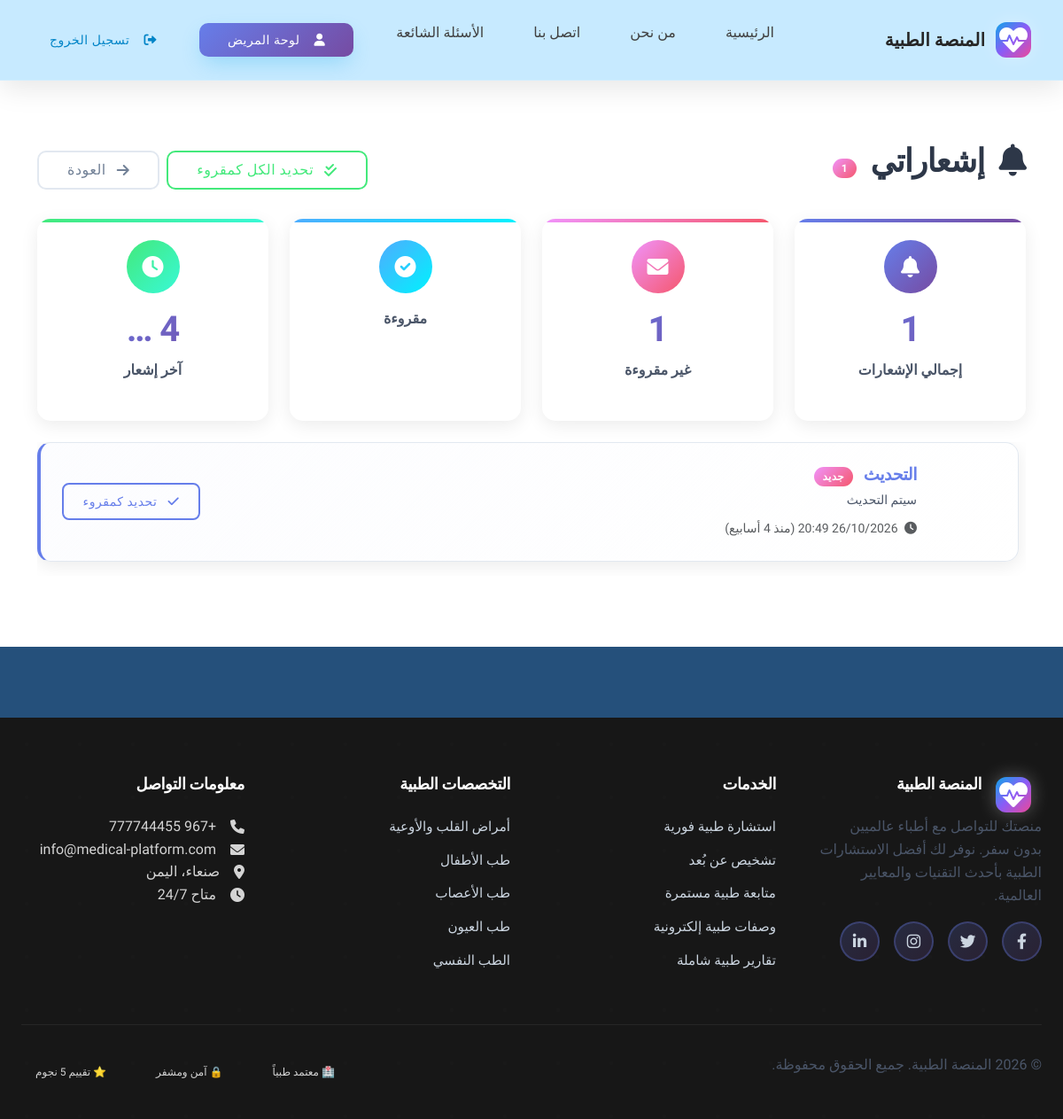
/patients/notifications/ (signed in), run on the app's committed database.
### patients/models.py (models this page shows, shortened)
class PatientNotification(models.Model):
    NOTIFICATION_TYPES = (
        ('doctor_response', 'رد طبيب'),
        ('admin', 'إشعار إداري'),
        ('doctor_message', 'رسالة من طبيب'),
        ('appointment', 'موعد'),
        ('general', 'عام'),
    )
    patient = models.ForeignKey(Patient, on_delete=models.CASCADE, related_name='notifications')
    title = models.CharField(max_length=200)
    message = models.TextField()
    notification_type = models.CharField(max_length=20, choices=NOTIFICATION_TYPES, default='general')
    is_read = models.BooleanField(default=False)
    related_case = models.ForeignKey(MedicalCase, on_delete=models.CASCADE, null=True, blank=True)
    sender_doctor = models.ForeignKey(Doctor, on_delete=models.CASCADE, null=True, blank=True)
    sender_admin = models.ForeignKey(User, on_delete=models.CASCADE, null=True, blank=True)
    created_at = models.DateTimeField(auto_now_add=True)
    updated_at = models.DateTimeField(auto_now=True)
    class Meta:
        verbose_name = 'إشعار المريض'
        verbose_name_plural = 'إشعارات المرضى'
        ordering = ['-created_at']

### patients/views.py (the view, shortened to what this page needs)
# urls.py: path('notifications/', views.NotificationsView.as_view(), name='notifications'),
class NotificationsView(PatientRequiredMixin, TemplateView):
    template_name = 'patients/notifications.html'
    def get_context_data(self, **kwargs):
        context = super().get_context_data(**kwargs)
        patient = get_object_or_404(Patient, user=self.request.user)
        notifications = PatientNotification.objects.filter(
            patient=patient
        ).order_by('-created_at')
        context['notifications'] = notifications
        context['unread_count'] = notifications.filter(is_read=False).count()
        context['patient'] = patient
        return context

### admin_panel/context_processors.py (called while the page is built, shortened)
def admin_context(request):
    context = {}
    return context

### patients/views.py (called while the page is built)
    def dispatch(self, request, *args, **kwargs):
        if not request.user.is_authenticated or request.user.user_type != 'patient':
            messages.error(request, _('يجب أن تكون مريضاً مسجلاً للوصول لهذه الصفحة.'))
            return redirect('accounts:login')
        return super().dispatch(request, *args, **kwargs)

### templates/patients/notifications.html (shortened to what this page needs)
{% extends 'base.html' %}
{% load i18n %}
{% block content %}
<div class="container py-5">
    <div class="row">
        <div class="col-12">
            <div class="d-flex justify-content-between align-items-center mb-4">
                <h2>
                    <i class="fas fa-bell me-2"></i>
                    {% trans "إشعاراتي" %}
                    {% if unread_count > 0 %}
                        <span class="badge bg-danger ms-2 pulse-animation">{{ unread_count }}</span>
                    {% endif %}
                </h2>
                <div class="d-flex gap-2">
                    {% if unread_count > 0 %}
                        <form method="post" class="d-inline">
                            <button type="submit" class="btn btn-outline-success">
                                <i class="fas fa-check-double me-1"></i>
                                {% trans "تحديد الكل كمقروء" %}
                            </button>
                        </form>
                    {% endif %}
                    <a href="{% url 'patients:dashboard' %}" class="btn btn-outline-secondary">
                        <i class="fas fa-arrow-left me-1"></i>
                        {% trans "العودة" %}
                    </a>
                </div>
            </div>
        </div>
    </div>
    {% if notifications %}
        <div class="row mb-4">
            <div class="col-md-3">
                <div class="stat-card stat-primary">
                    <div class="stat-icon">
                        <i class="fas fa-bell"></i>
                    </div>
                    <div class="stat-content">
                        <h3>{{ notifications.count }}</h3>
                        <p>{% trans "إجمالي الإشعارات" %}</p>
                    </div>
                </div>
            </div>
            <div class="col-md-3">
                <div class="stat-card stat-warning">
                    <div class="stat-icon">
                        <i class="fas fa-envelope"></i>
                    </div>
                    <div class="stat-content">
                        <h3>{{ unread_count }}</h3>
                        <p>غير مقروءة</p>
                    </div>
                </div>
            </div>
            <div class="col-md-3">
                <div class="stat-card stat-success">
                    <div class="stat-icon">
                        <i class="fas fa-check-circle"></i>
                    </div>
                    <div class="stat-content">
                        <p>مقروءة</p>
                    </div>
                </div>
            </div>
            <div class="col-md-3">
                <div class="stat-card stat-info">
                    <div class="stat-icon">
                        <i class="fas fa-clock"></i>
                    </div>
                    <div class="stat-content">
                        <h3>{{ notifications.first.created_at|timesince|truncatewords:1 }}</h3>
                        <p>آخر إشعار</p>
                    </div>
                </div>
            </div>
        </div>
    <div class="row">
        <div class="col-12">
            {% if notifications %}
                <div class="notifications-container">
                    {% for notification in notifications %}
                    <div class="card notification-card mb-3 {% if not notification.is_read %}unread{% endif %}">
                        <div class="card-body">
                            <div class="row align-items-center">
                                <div class="col-md-1 text-center">
                                    <div class="notification-icon">
                                    </div>
                                </div>
                                <div class="col-md-9">
                                    <div class="notification-content">
                                        <h6 class="notification-title mb-1">
                                            {{ notification.title }}
                                            {% if not notification.is_read %}
                                                <span class="badge bg-danger ms-2">{% trans "جديد" %}</span>
                                            {% endif %}
                                        </h6>
                                        <p class="notification-message mb-2">{{ notification.message }}</p>
                                        <small class="text-muted">
                                            <i class="fas fa-clock me-1"></i>
                                            ({% trans "منذ" %} {{ notification.created_at|timesince }})
                                        </small>
                                    </div>
                                </div>
                                <div class="col-md-2 text-end">
                                    <div class="notification-actions">
                                        {% if not notification.is_read %}
                                            <button class="btn btn-sm btn-outline-primary mark-read-btn"
                                                    data-notification-id="{{ notification.id }}">
                                                <i class="fas fa-check me-1"></i>
                                                {% trans "تحديد كمقروء" %}
                                            </button>
                                        {% endif %}
                                    </div>
                                </div>
                            </div>
                        </div>
                    </div>
                    {% endfor %}
                </div>
            {% endif %}
        </div>
    </div>
</div>
{% endif %}
{% endblock %}

### static/css/components.css (style rules this page uses)
.btn { display: inline-flex; align-items: center; justify-content: center; gap: var(--space-2); padding: var(--space-3) var(--space-6); font-family: var(--font-primary); font-weight: var(--font-semibold); font-size: var(--text-base); line-height: var(--leading-none); text-decoration: none; border: none; border-radius: var(--radius-lg); cursor: pointer; transition: all var(--duration-200) var(--ease-out); position: relative; overflow: hidden; white-space: nowrap; }
.btn::before { content: ''; position: absolute; top: 0; left: -100%; width: 100%; height: 100%; background: linear-gradient(90deg, transparent, rgba(255, 255, 255, 0.2), transparent); transition: left var(--duration-500) var(--ease-out); }
.btn-sm { padding: var(--space-2) var(--space-4); font-size: var(--text-sm); }
.card { background: white; border-radius: var(--radius-2xl); box-shadow: var(--shadow-sm); border: 1px solid var(--neutral-200); overflow: hidden; transition: all var(--duration-300) var(--ease-out); position: relative; }
.card-body { padding: var(--space-6); }

### static/css/premium-typography.css (style rules this page uses)
:root { --font-arabic-primary: 'Tajawal', 'IBM Plex Sans Arabic', 'Almarai', sans-serif; --font-arabic-secondary: 'Noto Kufi Arabic', 'Almarai', sans-serif; --font-arabic-display: 'Almarai', 'Tajawal', sans-serif; --font-english-primary: 'Poppins', 'Montserrat', 'Nunito', sans-serif; --font-english-secondary: 'Nunito', 'Poppins', sans-serif; --font-english-display: 'Montserrat', 'Poppins', sans-serif; --font-weight-light: 300; --font-weight-regular: 400; --font-weight-medium: 500; --font-weight-semibold: 600; --font-weight-bold: 700; --font-weight-extrabold: 800; --font-weight-black: 900; --font-size-xs: 0.75rem; --font-size-sm: 0.875rem; --font-size-base: 1rem; --font-size-lg: 1.125rem; --font-size-xl: 1.25rem; --font-size-2xl: 1.5rem; --font-size-3xl: 1.875rem; --font-size-4xl: 2.25rem; --font-size-5xl: 3rem; --font-size-6xl: 3.75rem; --font-size-7xl: 4.5rem; --line-height-tight: 1.25; --line-height-snug: 1.375; --line-height-normal: 1.5; --line-height-relaxed: 1.625; --line-height-loose: 2; --letter-spacing-tighter: -0.05em; --letter-spacing-tight: -0.025em; --letter-spacing-normal: 0; --letter-spacing-wide: 0.025em; --letter-spacing-wider: 0.05em; --letter-spacing-widest: 0.1em; }
* { -webkit-font-smoothing: antialiased; -moz-osx-font-smoothing: grayscale; text-rendering: optimizeLegibility; }
body { font-family: var(--font-arabic-primary); font-weight: var(--font-weight-regular); font-size: var(--font-size-base); line-height: var(--line-height-normal); letter-spacing: var(--letter-spacing-normal); color: #1a202c; background-color: #ffffff; }
h1, h2, h3, h4, h5, h6, .h1, .h2, .h3, .h4, .h5, .h6 { font-family: var(--font-arabic-display); font-weight: var(--font-weight-bold); line-height: var(--line-height-tight); letter-spacing: var(--letter-spacing-tight); margin-bottom: 0.5em; color: #2d3748; }
h2, .h2 { font-size: var(--font-size-4xl); font-weight: var(--font-weight-bold); }
h3, .h3 { font-size: var(--font-size-3xl); font-weight: var(--font-weight-bold); }
h6, .h6 { font-size: var(--font-size-lg); font-weight: var(--font-weight-medium); }
p, .text-body { font-family: var(--font-arabic-primary); font-size: var(--font-size-base); line-height: var(--line-height-relaxed); margin-bottom: 1rem; color: #4a5568; }
.btn { font-family: var(--font-arabic-primary); font-weight: var(--font-weight-semibold); font-size: var(--font-size-base); letter-spacing: var(--letter-spacing-wide); text-transform: none; }
.btn-sm { font-size: var(--font-size-sm); font-weight: var(--font-weight-medium); }
.badge { font-family: var(--font-arabic-primary); font-weight: var(--font-weight-semibold); font-size: var(--font-size-xs); letter-spacing: var(--letter-spacing-wide); }
[dir="rtl"] { text-align: right; }
[dir="rtl"] .text-center { text-align: center !important; }

### static/css/style.css (style rules this page uses)
body { font-family: 'Cairo', sans-serif; background-color: #25507b; }
.stat-card { background: linear-gradient(135deg, #667eea 0%, #764ba2 100%); color: white; border-radius: 15px; padding: 25px; text-align: center; margin-bottom: 20px; }
.btn { border-radius: 8px; font-weight: 600; }

### static/css/layout-fixes.css (style rules this page uses)
[dir="rtl"] .me-1 { margin-left: 0.25rem !important; margin-right: 0 !important; }
[dir="rtl"] .me-2 { margin-left: 0.5rem !important; margin-right: 0 !important; }
[dir="rtl"] .ms-2 { margin-right: 0.5rem !important; margin-left: 0 !important; }
[dir="rtl"] .fa-arrow-left:before { content: "\f061"; }
::placeholder { color: #94a3b8 !important; opacity: 1; }

### data on the page
PatientNotification: first.created_at "4 …", title "التحديث", message "سيتم التحديث", created_at "4 أسابيع"

### other printed values
{{ unread_count }} "1"
{{ notifications.count }} "1"
